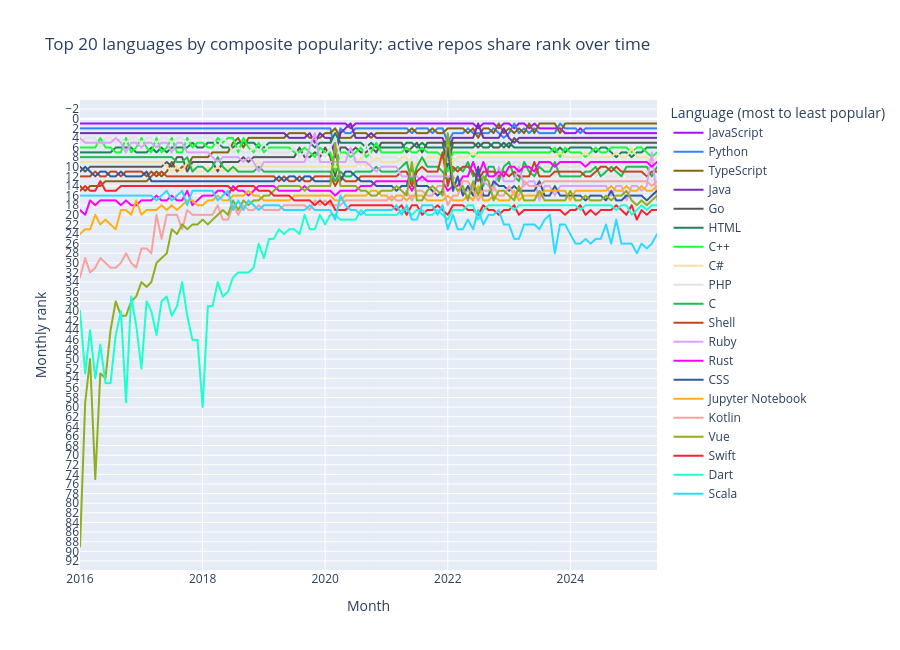

The notebook cell this image was saved under:
### Markdown cell above
## Rank over time

Rank movement is another way to compare languages without relying on raw sampled totals. Rank 1 is the largest monthly share.

### Code cell
def rank_over_time(metric="active_repos", top_n=20, include_all=INCLUDE_ALL_GITHUB_LANGUAGE_LABELS):
    rank_languages = top_languages_by_popularity(top_n=top_n, include_all=include_all)
    rank_df = normalized.loc[normalized["language"].isin(rank_languages)].copy()
    if not include_all:
        rank_df = rank_df.loc[~rank_df["language"].isin(NON_GENERAL_PURPOSE_LABELS)]
    rank_df = ordered_language_plot_data(rank_df, rank_languages)

    fig = px.line(
        rank_df,
        x="date",
        y=f"{metric}_rank",
        color="language",
        color_discrete_map=language_color_map(rank_languages),
        category_orders={"language": rank_languages},
        labels={
            "date": "Month",
            f"{metric}_rank": "Monthly rank",
            "language": "Language",
        },
        title=f"Top {top_n} languages by composite popularity: {metric.replace('_', ' ')} share rank over time",
        custom_data=["language", f"{metric}_share_pct", metric],
    )
    fig.update_yaxes(autorange="reversed", dtick=2)
    fig.update_traces(
        hovertemplate=(
            "Language: %{customdata[0]}<br>"
            "Month: %{x|%Y-%m}<br>"
            "Rank: %{y:.0f}<br>"
            "Share: %{customdata[1]:.2f}%<br>"
            "Sampled count: %{customdata[2]:,}<extra></extra>"
        )
    )
    fig.update_layout(
        height=650,
        hovermode="x unified",
        legend_title_text="Language (most to least popular)",
        legend_traceorder="normal",
    )
    return fig

rank_over_time(metric="active_repos", top_n=20).show()
